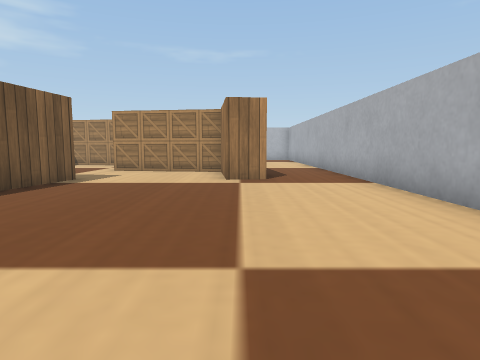
view 1 (above)

21 first-person views from a walk through a Webots world. The camera is 0.04 m above the floor, tilts 6° down and sees 75° across. The floor is counted in squares, 0.05 m on a side. Each view is taken from the middle of a square. On the plan, view 1 faces up. The plan holds only what a view shows up to about 11 squares ahead; the rest is blank. The place goes on beyond the plan. Webots' stock objects and surfaces are drawn as simple stand-ins.

view 2
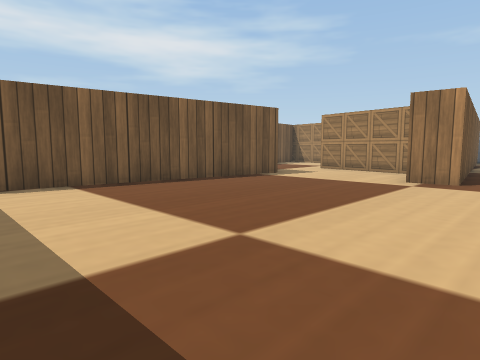

view 3
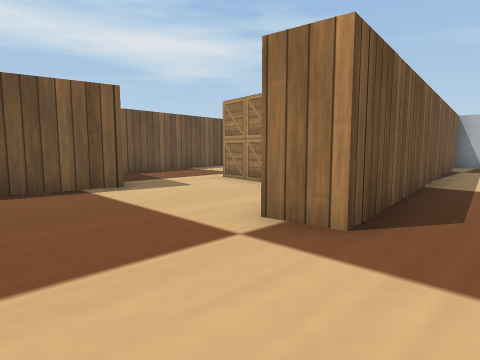

view 4
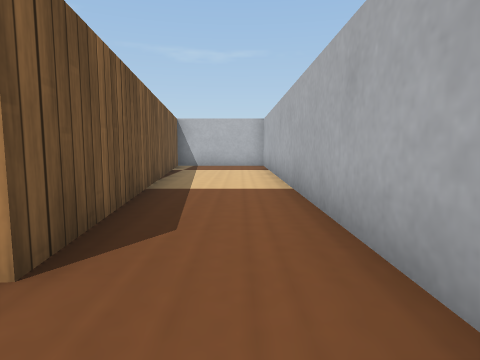

view 5
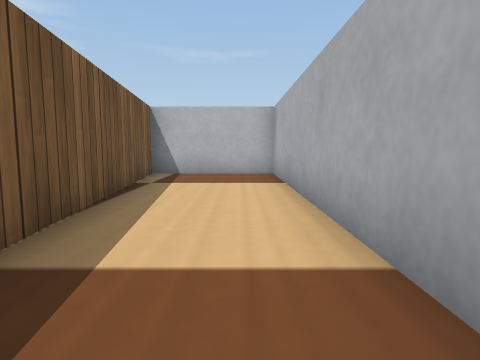

view 6
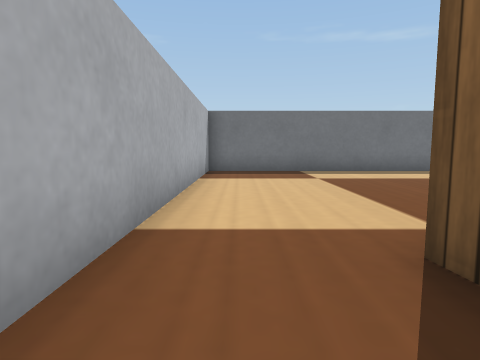

view 7
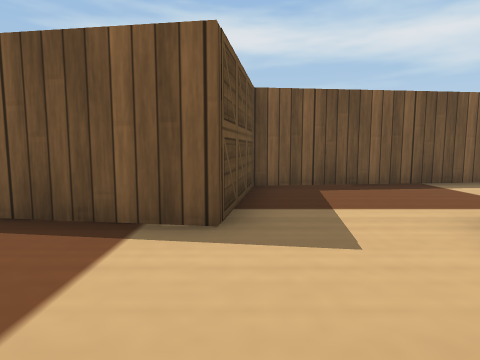

view 8
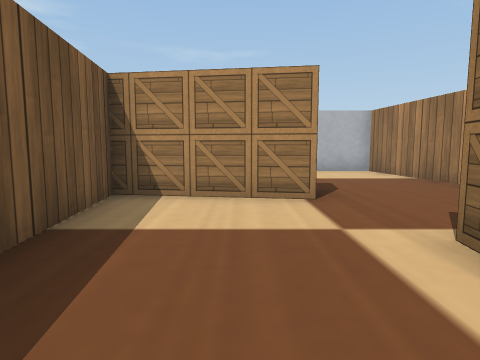

view 9
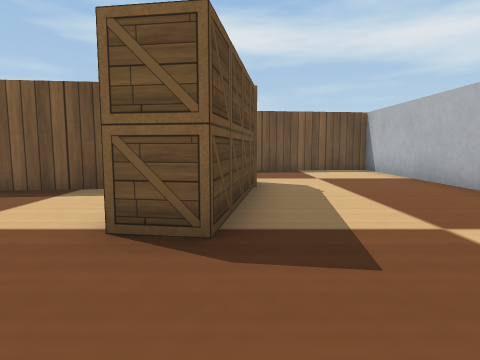

view 10
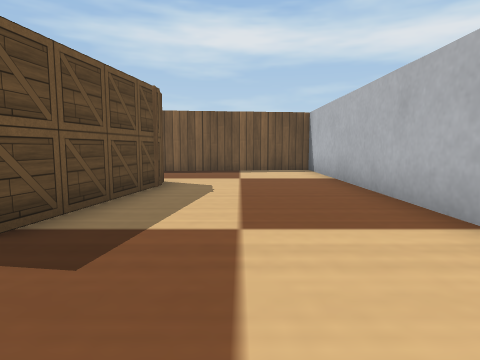

view 11
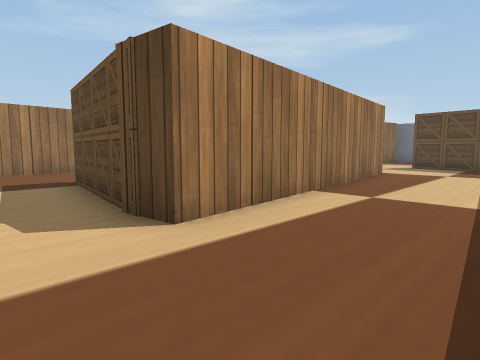

view 12
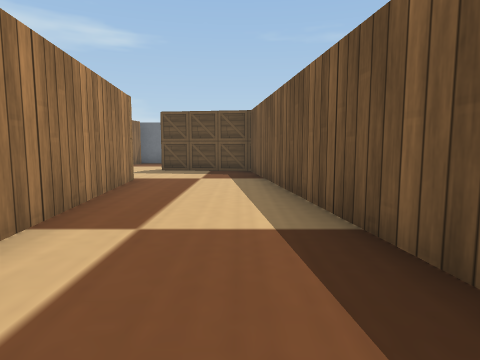

view 13
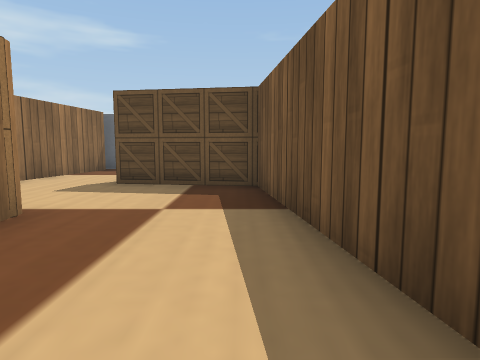

view 14
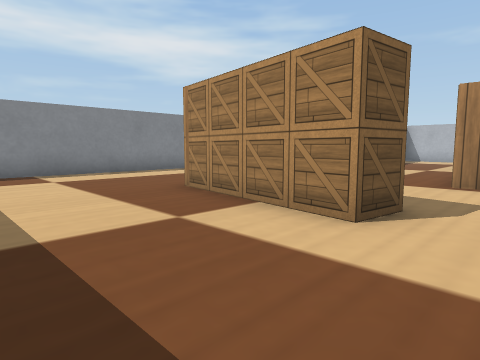

view 15
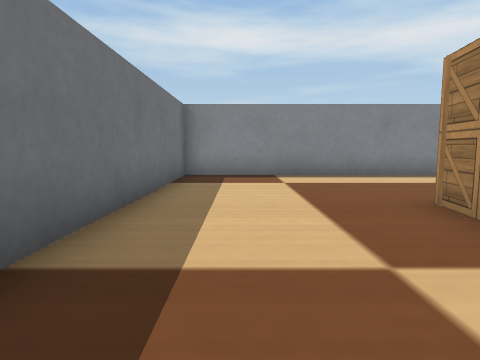

view 16
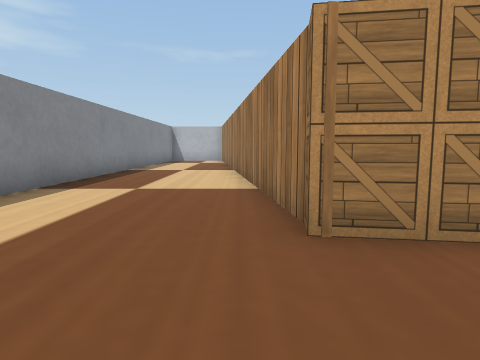

view 17
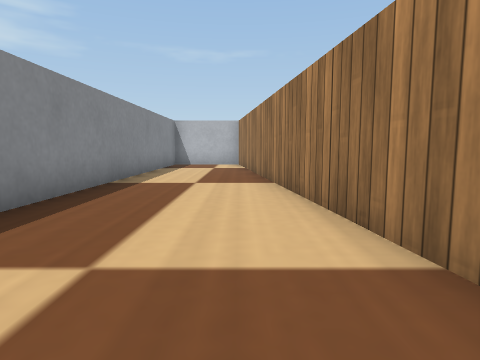

view 18
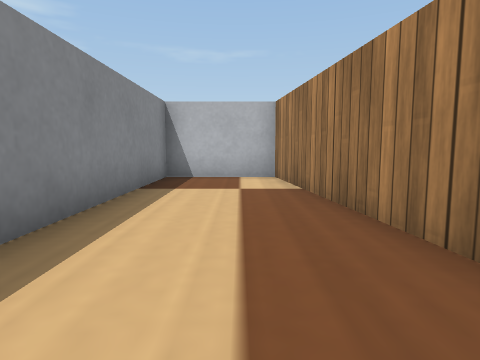

view 19
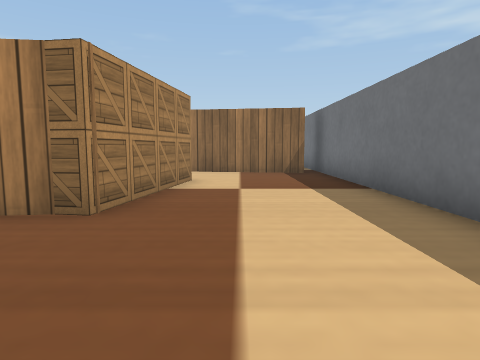

view 20
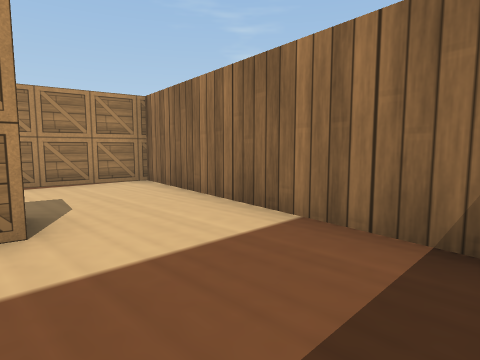

view 21
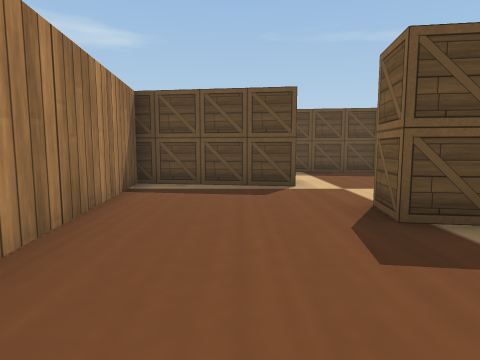

### Floor plan
Points are (right, up) in squares from view 1. A wall is a line through its corners. A room is listed if a view was taken in it or the views show most of it. See-through windows are left out.
Room 1 (views 1, 2, 3, 4, 5, 6, 7, 8, 9, 10, 11, 12, 13, 14, 15, 16, 17, 18, 19, 20, 21)
walls: (-7.9, 7.3) (-8.4, 7.3) (-9.3, 15.2) (-8.4, 15.3); (-4.1, 7.9) (-5.1, 0.8); (-8.2, 14.3) (-7.5, 8.2); (-0.8, 11.6) (-1.7, 19.5) (-3.5, 19.5); (-12.3, 3.6) (-14.1, 19.4) (-17, 19.4) (-16.9, -0.6) (3.1, -0.5) (3, 19.5) (-0.7, 19.5) (0.7, 7.8) (-0.3, 7.7) (-0.5, 9.5); (-6.3, 0) (-5.2, 7); (-5.1, 19.4) (-13.1, 19.4) (-11.4, 4.6)
objects: wooden box (-11, 3) to (-8, 4); wooden box (-8, 14) to (-5, 15); wooden box (-7, 7) to (-6, 8); wooden box (-4, 10) to (-1, 12)

Positions as (right, up) in squares from view 1, and headings:
1: (0, 0), facing up
2: (2, 0), facing up-left
3: (2, 5), facing up-left
4: (2, 6), facing up
5: (2, 10), facing up
6: (2, 10), facing down
7: (-1, 8), facing left
8: (-6, 9), facing up
9: (-2, 15), facing left
10: (-2, 17), facing left
11: (-12, 17), facing down-right
12: (-11, 15), facing down
13: (-11, 11), facing down
14: (-7, 0), facing up-left
15: (-8, 1), facing left
16: (-13, 1), facing up
17: (-14, 5), facing up
18: (-15, 11), facing up
19: (-16, 2), facing right
20: (-9, 0), facing up-right
21: (-3, 18), facing down
